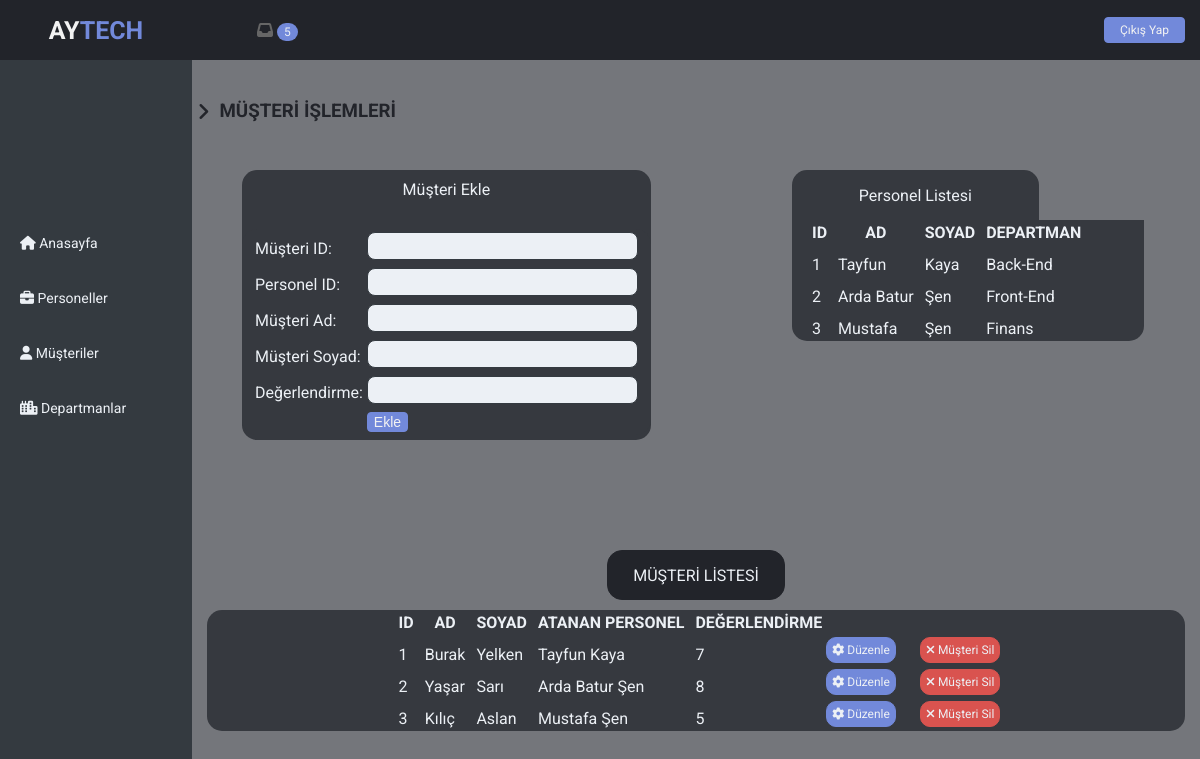
Screenshot of /musteriler.php with the database file from the repository.
### tables this page shows
CREATE TABLE IF NOT EXISTS `personel` (
  `per_id` int(11) NOT NULL,
  `dep_id` int(11) NOT NULL,
  `per_ad` varchar(255) NOT NULL,
  `per_soyad` varchar(255) NOT NULL,
  `basarili_gorev` int(11) NOT NULL,
  `basarisiz_gorev` int(11) NOT NULL,
  `per_maas` int(11) NOT NULL,
  `calisilanGun` int(11) NOT NULL,
  PRIMARY KEY (`per_id`),
  KEY `dep_id` (`dep_id`)
);

CREATE TABLE IF NOT EXISTS `departmanlar` (
  `dep_id` int(11) NOT NULL,
  `dep_ad` varchar(255) NOT NULL,
  PRIMARY KEY (`dep_id`)
);

CREATE TABLE IF NOT EXISTS `musteriler` (
  `mus_id` int(11) NOT NULL,
  `per_id` int(11) NOT NULL,
  `mus_ad` varchar(255) NOT NULL,
  `mus_soyad` varchar(255) NOT NULL,
  `degerlendirme` int(11) NOT NULL,
  PRIMARY KEY (`mus_id`),
  KEY `per_id` (`per_id`)
);

### musteriler.php (the view, shortened to what this page needs)
<?php
$baglanti=mysqli_connect("localhost","root","","xddddddddddd","3308");
?>
<!DOCTYPE html>
<html>
    <head>
        <link rel="stylesheet" href="cssdosyalari/musterilerstyle.css">
    </head>
    <body>
        <div class="sidebar">
            <div class="sidebarLogo">
                <a href="main.php" class="logo">
                    <b>
                        AY<span class="TECH">TECH</span>
                    </b>
                </a>
            </div>
			<div class="profile">
			</div>
			<ul class="side-menu">
				<li class="menu">
					<a href="main.php">
						<i class="fas fa-home"></i>
						<span>Anasayfa</span>
					</a>
				</li>
				<li class="menu">
					<a href="calisanlar.php#">
						<i class="fas fa-briefcase"></i>
						<span>Personeller</span>
					</a>
				</li>
				<li class="menu">
					<a href="musteriler.php">
						<i class="fas fa-user"></i>
						<span>Müşteriler</span>
					</a>
				</li>
				<li class="menu">
					<a href="departmanlar.php">
						<i class="fas fa-city"></i>
						<span>Departmanlar</span>
					</a>
				</li>
			</ul>
        </div>
        <div class="content">
			<header class="header">
				<ul class="navbar">
					<li class="navbar-item">
						<a href="mesajlar.php">
							<i class="fas fa-inbox"></i>
							<span id="bell-span">5</span>
						</a>
					</li>
				</ul>
				<a id="logout" href="index.php">Çıkış Yap</a>
			</header>
			<div class="musterilerHeader">
				<i class="fa fa-angle-right"></i>
				<h3>MÜŞTERİ İŞLEMLERİ</h3>
			</div>
			<div class="form-container">
				<div class="musteriAdd">
				<span>Müşteri Ekle</span>
				<form action="" method="post">
					<table class="table">
						<tr>
							<td>Müşteri ID:</td>
							<td><input type="text" name="musteriID" class="form-input" ></td>
						</tr>
						<tr>
							<td>Personel ID:</td>
							<td><input type="text" name="personelID" class="form-input" ></td>
						</tr>
						<tr>
							<td>Müşteri Ad:</td>
							<td><input type="text" name="musteriAd" class="form-input" ></td>
						</tr>
						<tr>
							<td>Müşteri Soyad:</td>
							<td><input type="text" name="musteriSoyad" class="form-input" ></td>
						</tr>
						<tr>
							<td>Değerlendirme:</td>
							<td><input type="text" name="degerlendirme" class="form-input" ></td>
						</tr>
						<tr>
							<td></td>
							<td><input id="tableButton" type="submit" value="Ekle"></td>
						</tr>
					</table>
				</form>
				</div>
				<span id="personelGoster">Personel Listesi</span>
				<div class="personelList">
					<table class="table">
						<tr>
							<th class="personellistCol">ID</th>
							<th class="personellistCol">AD</th>
							<th class="personellistCol">SOYAD</th>
							<th class="personellistCol">DEPARTMAN</th>
						</tr>
				<?php
					if($baglanti){
						$sorgu = $baglanti->query("SELECT personel.per_id, personel.per_ad, personel.per_soyad, departmanlar.dep_ad, personel.per_maas, puan.verimlilik_puan FROM personel, puan, departmanlar WHERE personel.per_id=puan.per_id AND personel.dep_id=departmanlar.dep_id");
					}else{
						echo "Başarısız sorgu.";
					}
					while ($sonuc = $sorgu->fetch_assoc()) {
						$departmanAd = $sonuc['dep_ad'];
						$personelAd = $sonuc['per_ad'];
						$personelSoyad = $sonuc['per_soyad'];
						$personelID = $sonuc['per_id'];
				?>
					<tr>
						<td class="personelcol1"><?php echo $personelID;?></td>
						<td class="personelcol1"><?php echo $personelAd;?></td>
						<td class="personelcol1"><?php echo $personelSoyad; ?></td>
						<td class="personelcol1"><?php echo $departmanAd; ?></td>
					</tr>
				<?php
					}
				?>
					</table>
				</div>
			</div>
			<div class="report">
					<span>MÜŞTERİ LİSTESİ</span>
					<table class="table">
						<tr>
							<th>ID</th>
							<th>AD</th>
							<th>SOYAD</th>
							<th>ATANAN PERSONEL</th>
							<th>DEĞERLENDİRME</th>
						</tr>
				<?php
					if($baglanti){
						$sorgu = $baglanti->query("SELECT * FROM musteriler,personel WHERE personel.per_id = musteriler.per_id");
					}else{
						echo "Başarısız sorgu.";
					}
					while ($sonuc = $sorgu->fetch_assoc()) {
						$musteriID = $sonuc['mus_id'];
						$musteriAd = $sonuc['mus_ad'];
						$musteriSoyad = $sonuc['mus_soyad'];
						$atananPersonelAd = $sonuc['per_ad'];
						$atananPersonelSoyad = $sonuc['per_soyad'];
						$degerlendirme = $sonuc['degerlendirme'];
				?>
					<tr>
						<td class="mustericol"><?php echo $musteriID;?></td>
						<td class="mustericol"><?php echo $musteriAd; ?></td>
						<td class="mustericol"><?php echo $musteriSoyad; ?></td>
						<td class="mustericol"><?php echo $atananPersonelAd." ".$atananPersonelSoyad; ?></td>
						<td class="mustericol"><?php echo $degerlendirme; ?></td>
						<td><a type="button" href="duzenleMusteri.php?id=<?php echo $musteriID; ?>" id="editButton"><i class="fa fa-cog"></i> Düzenle</a></td>
						<td><a href="silMusteri.php?id=<?php echo $musteriID; ?>" id="silButton"><i class="fas fa-times"></i> Müşteri Sil</a></td>
					</tr>
				<?php
					}
				?>
					</table>
    </body>
</html>

### rows the page displays
personel: per_id "1", per_ad "Tayfun", per_soyad "Kaya", dep.dep_ad "Back-End"
personel: per_id "2", per_ad "Arda Batur", per_soyad "Şen", dep.dep_ad "Front-End"
personel: per_id "3", per_ad "Mustafa", per_soyad "Şen", dep.dep_ad "Finans"
musteriler: mus_id "1", mus_ad "Burak", mus_soyad "Yelken", per.per_ad "Tayfun", per.per_soyad "Kaya", degerlendirme "7"
musteriler: mus_id "2", mus_ad "Yaşar", mus_soyad "Sarı", per.per_ad "Arda Batur", per.per_soyad "Şen", degerlendirme "8"
musteriler: mus_id "3", mus_ad "Kılıç", mus_soyad "Aslan", per.per_ad "Mustafa", per.per_soyad "Şen", degerlendirme "5"
